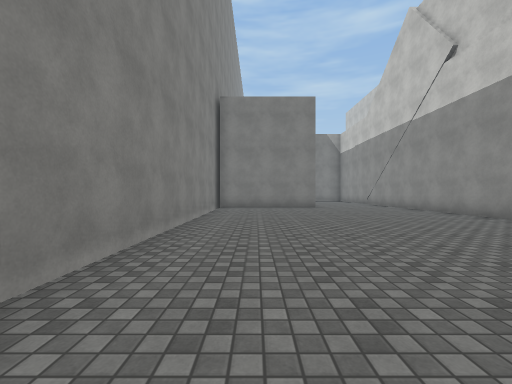
[1] (above)

24 first-person views from a walk through a scene from a Unity 3-D project. The camera is 1.3 m above the floor, looks level and sees 90° across. The floor is counted in squares, 2 m on a side. Each view is taken from the middle of a square. On the plan, view 1 faces up. The plan holds only what a view shows up to about 9 squares ahead; the rest is blank. The place goes on beyond the plan. Surface patterns are stand-ins for the level's own textures.

[2]
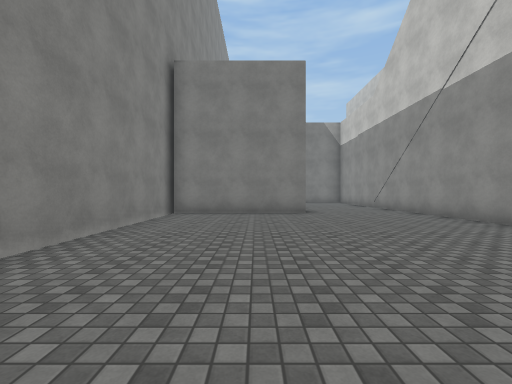

[3]
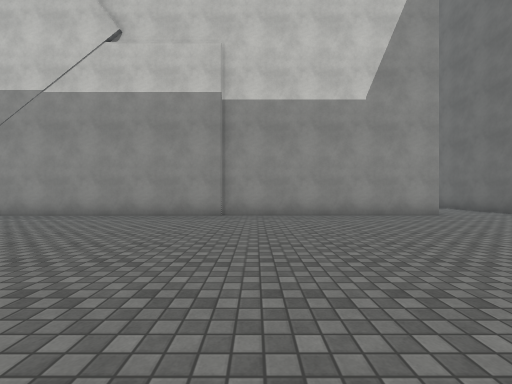

[4]
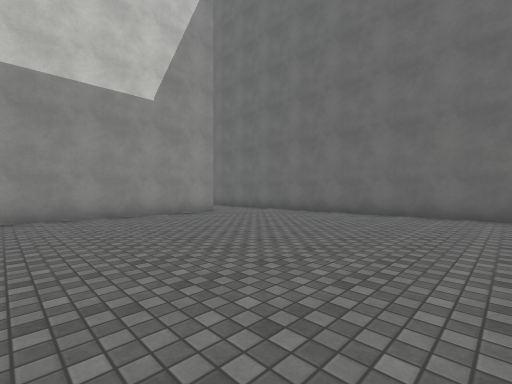

[5]
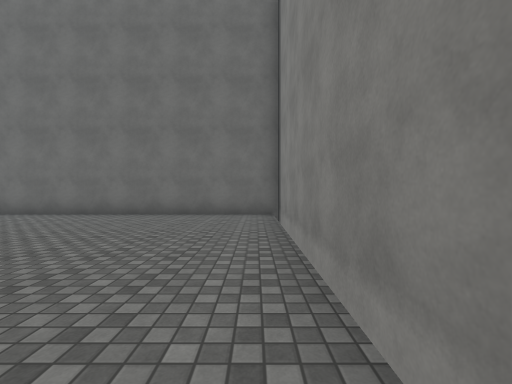

[6]
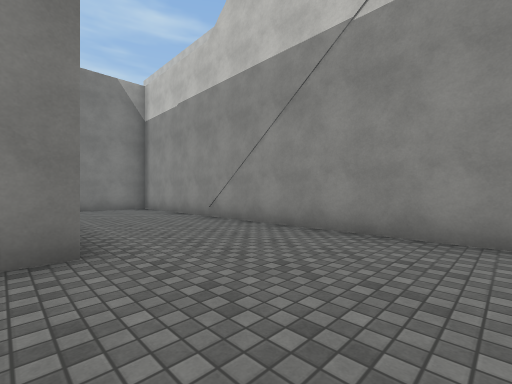

[7]
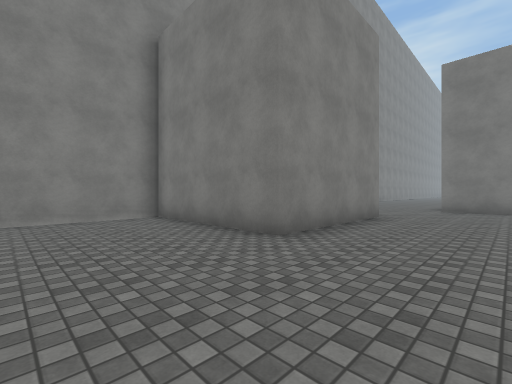

[8]
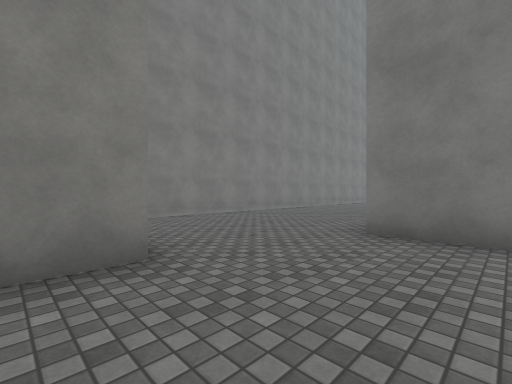

[9]
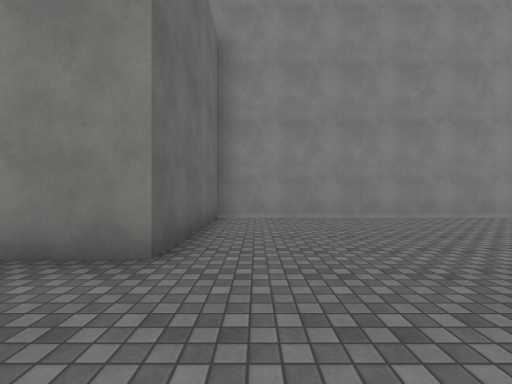

[10]
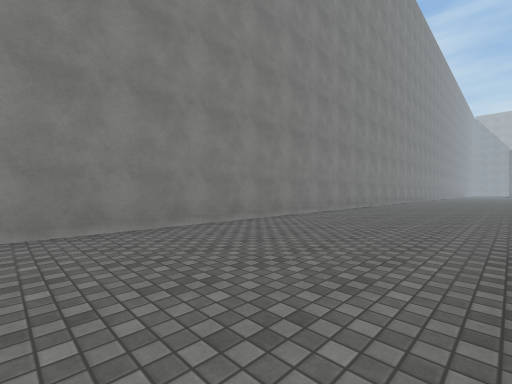

[11]
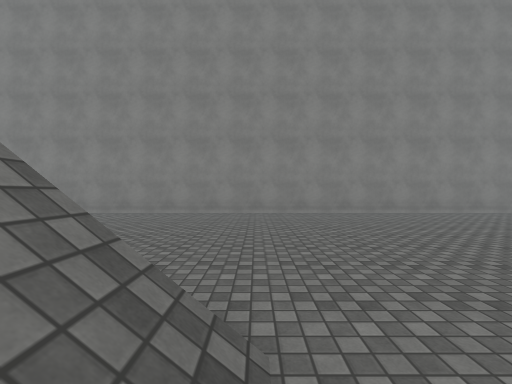

[12]
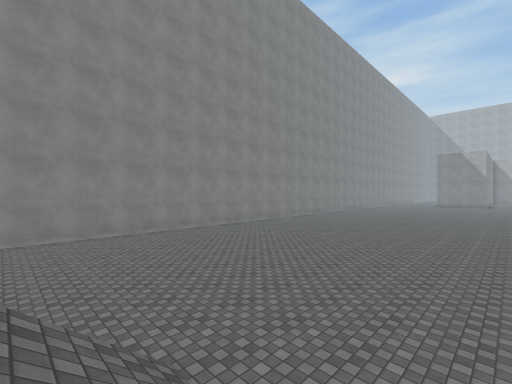

[13]
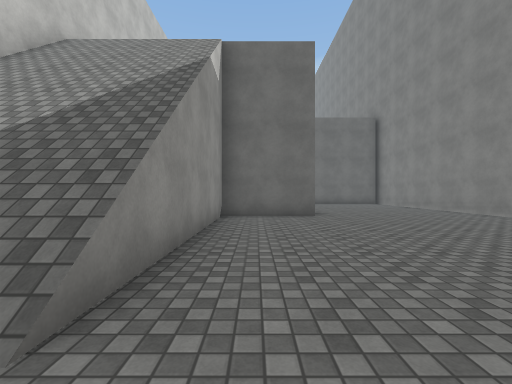

[14]
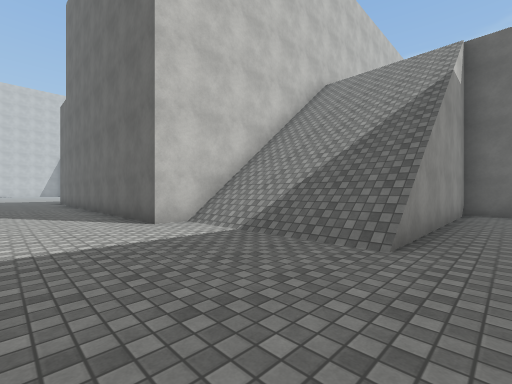

[15]
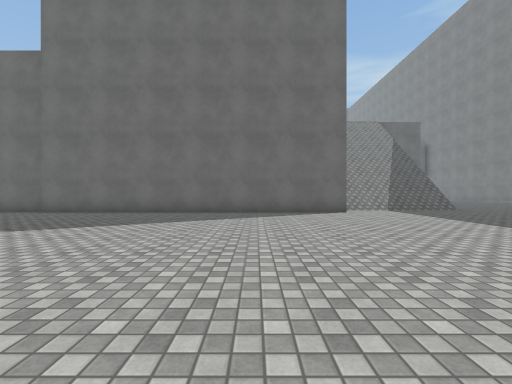

[16]
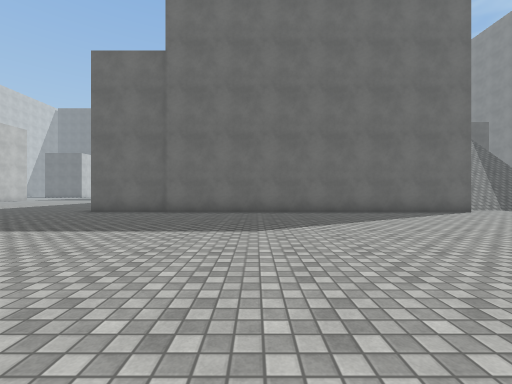

[17]
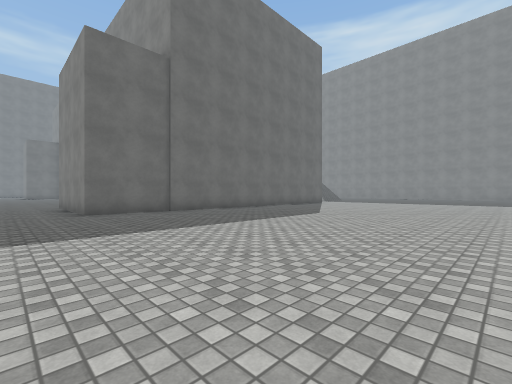

[18]
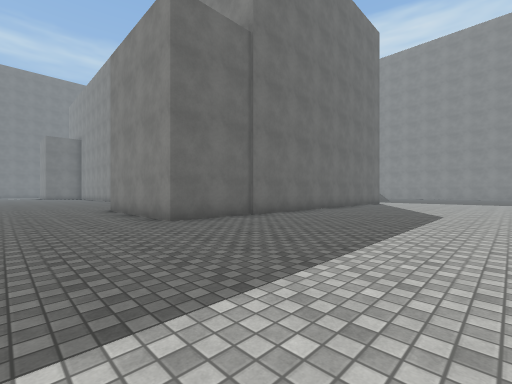

[19]
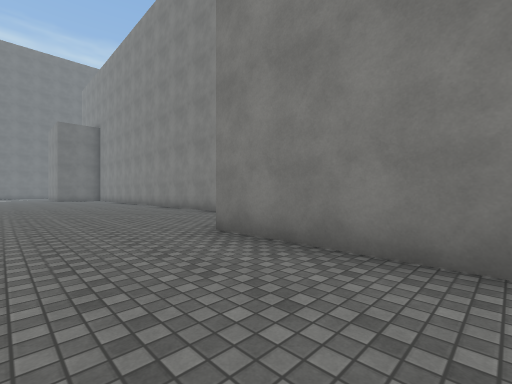

[20]
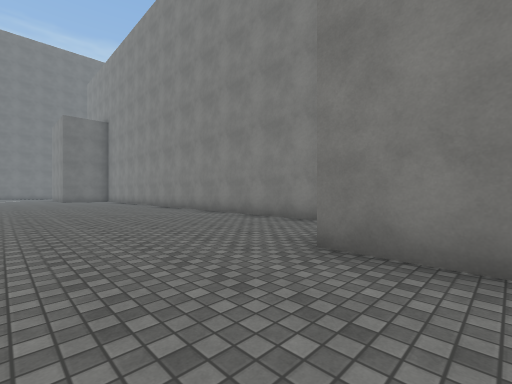

[21]
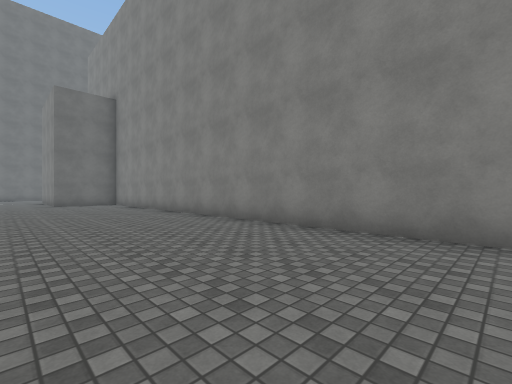

[22]
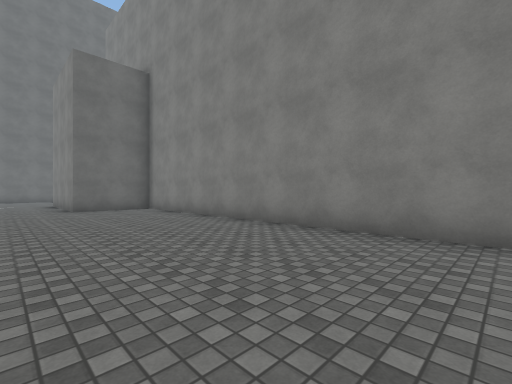

[23]
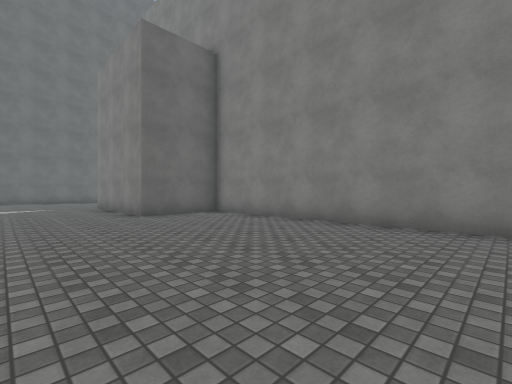

[24]
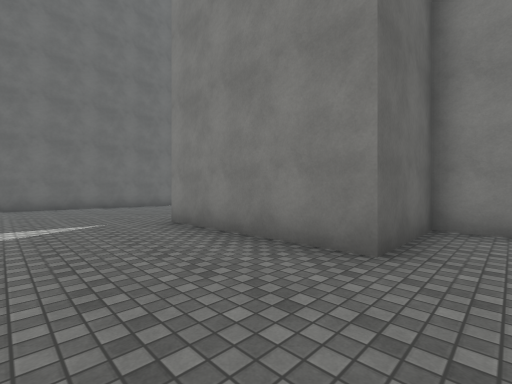

### Floor plan
Key: @ floor where view 1 was taken; # wall or solid block; . floor; / step, stairs or slope; v drop or lower ground.
Columns run from 2 left of view 1 to 25 right of it. Each row starts with its distance up from view 1.
 39          ..
 38         ...
 37 #      ....   .............
 36 #.    .....   .............
 35 #..  ......  ..............
 34 #.......... ................
 33 #...........................
 32 #...........................
 31 #...........................
 30 #...........................
 29 #...........................
 28 #.......////#############...
 27 #.......#///#           #...
 26 #.......v///#           #...
 25 #.......v///#           #...
 24 #.......v///#          .....
 23 #.......v///#         #.....
 22 #.....###   #         #.....
 21 #.....      #         #.....
 20 #.....                #.....
 19 #.....                #.....
 18 #.....###             #.....
 17 #.......#             #.....
 16 #.......#             #.....
 15 #####...#             #.....
 14     #...#             #.....
 13     #...#             #.....
 12     #...#             #.....
 11 #####...#             #.....
 10 #.......#             #.....
  9 #.......#             #.....
  8 #.......#             #.....
  7 #.......#             ###...
  6 #.......#               #...
  5 #.......#               #...
  4 #.......#               #...
  3 #.......#               #...
  2 #.......#               ....
  1 #.......#               ....
  0 #.@.....#               ....
 -1 #.......#               ....
 -2 #.........               ...
 -3 #..........               ..
 -4 ###########               ##

Where each view was taken, in squares from view 1:
view 1: 0 up, 0 right, facing up
view 2: 3 up, 1 right, facing up
view 3: 4 up, 1 left, facing right
view 4: 4 up, 1 left, facing down-right
view 5: 4 up, 1 left, facing down
view 6: 8 up, 2 right, facing up-right
view 7: 8 up, 5 right, facing up-left
view 8: 14 up, 5 right, facing up-left
view 9: 16 up, 5 right, facing left
view 10: 18 up, 3 right, facing up-left
view 11: 28 up, 7 right, facing left
view 12: 27 up, 8 right, facing up-left
view 13: 29 up, 5 right, facing down
view 14: 31 up, 5 right, facing down-right
view 15: 37 up, 13 right, facing down
view 16: 37 up, 17 right, facing down
view 17: 37 up, 24 right, facing down-left
view 18: 34 up, 25 right, facing down-left
view 19: 28 up, 25 right, facing down-left
view 20: 26 up, 25 right, facing down-left
view 21: 21 up, 24 right, facing down-left
view 22: 17 up, 24 right, facing down-left
view 23: 14 up, 25 right, facing down-left
view 24: 8 up, 25 right, facing down-left
